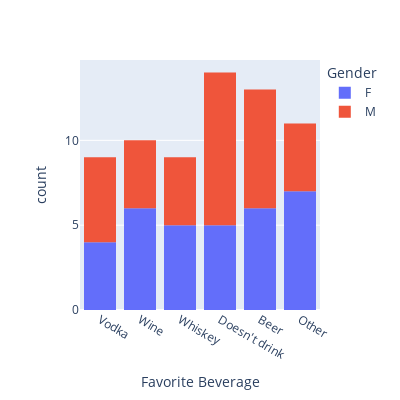

Here is the notebook cell this chart was saved with:
### Code cell
fig = px.histogram(data_frame=ds, x="Favorite Beverage", color="Gender", width=400, height=400)
fig.show()

### Figure 1 — Plotly figure (JSON) as saved in the notebook; plotly's stock layout.template omitted (floating-point values rounded to 4 significant figures)
{"data": [{"alignmentgroup": "True", "bingroup": "x", "hovertemplate": "Gender=F<br>Favorite Beverage=%{x}<br>count=%{y}<extra></extra>", "legendgroup": "F", "marker": {"color": "#636efa", "pattern": {"shape": ""}}, "name": "F", "offsetgroup": "F", "orientation": "v", "showlegend": true, "type": "histogram", "x": ["Vodka", "Vodka", "Wine", "Whiskey", "Vodka", "Doesn't drink", "Beer", "Whiskey", "Other", "Wine", "Other", "Other", "Wine", "Wine", "Beer", "Wine", "Wine", "Other", "Other", "Doesn't drink", "Beer", "Whiskey", "Vodka", "Other", "Whiskey", "Whiskey", "Beer", "Doesn't drink", "Doesn't drink", "Doesn't drink", "Other", "Beer", "Beer"], "xaxis": "x", "yaxis": "y"}, {"alignmentgroup": "True", "bingroup": "x", "hovertemplate": "Gender=M<br>Favorite Beverage=%{x}<br>count=%{y}<extra></extra>", "legendgroup": "M", "marker": {"color": "#EF553B", "pattern": {"shape": ""}}, "name": "M", "offsetgroup": "M", "orientation": "v", "showlegend": true, "type": "histogram", "x": ["Wine", "Beer", "Other", "Doesn't drink", "Other", "Whiskey", "Vodka", "Vodka", "Doesn't drink", "Doesn't drink", "Wine", "Beer", "Beer", "Wine", "Whiskey", "Doesn't drink", "Beer", "Doesn't drink", "Doesn't drink", "Doesn't drink", "Beer", "Doesn't drink", "Other", "Other", "Vodka", "Vodka", "Whiskey", "Whiskey", "Vodka", "Beer", "Doesn't drink", "Wine", "Beer"], "xaxis": "x", "yaxis": "y"}], "layout": {"barmode": "relative", "height": 400, "legend": {"title": {"text": "Gender"}, "tracegroupgap": 0}, "margin": {"t": 60}, "width": 400, "xaxis": {"anchor": "y", "domain": [0, 1], "title": {"text": "Favorite Beverage"}}, "yaxis": {"anchor": "x", "domain": [0, 1], "title": {"text": "count"}}}}
